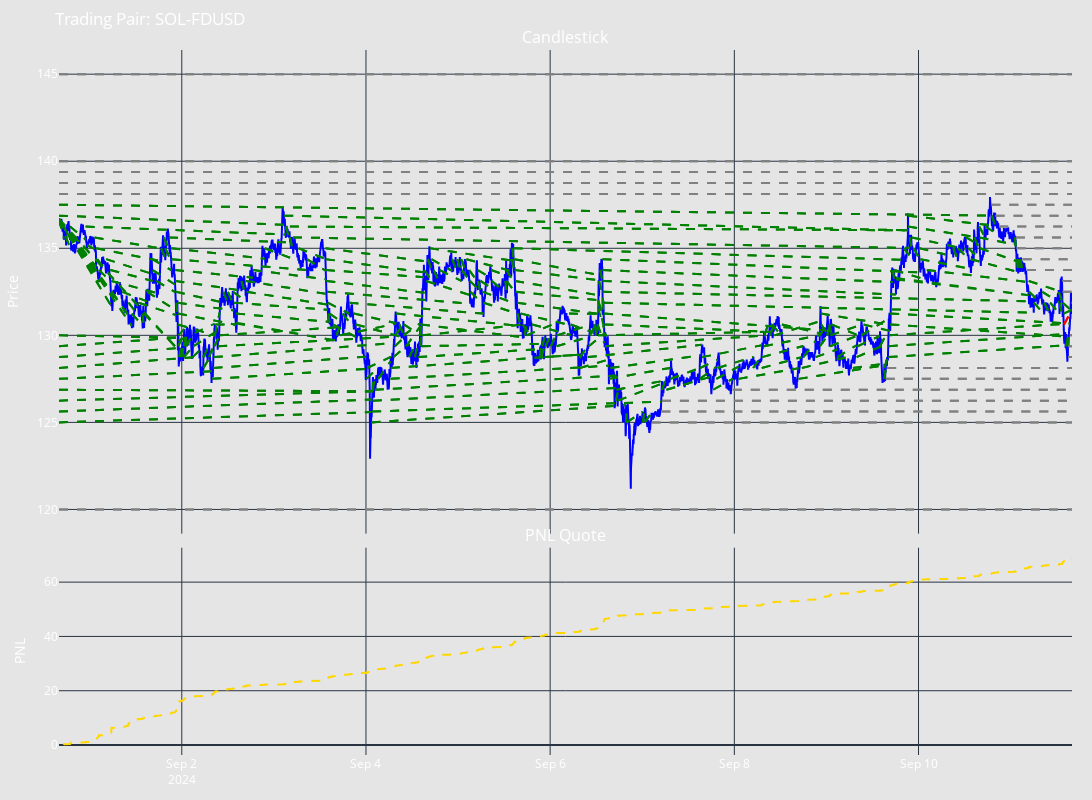

The notebook cell this image was saved under:
### Code cell
# Let's see what is inside the backtesting results
print(backtesting_result.get_results_summary())
backtesting_result.get_backtesting_figure()
